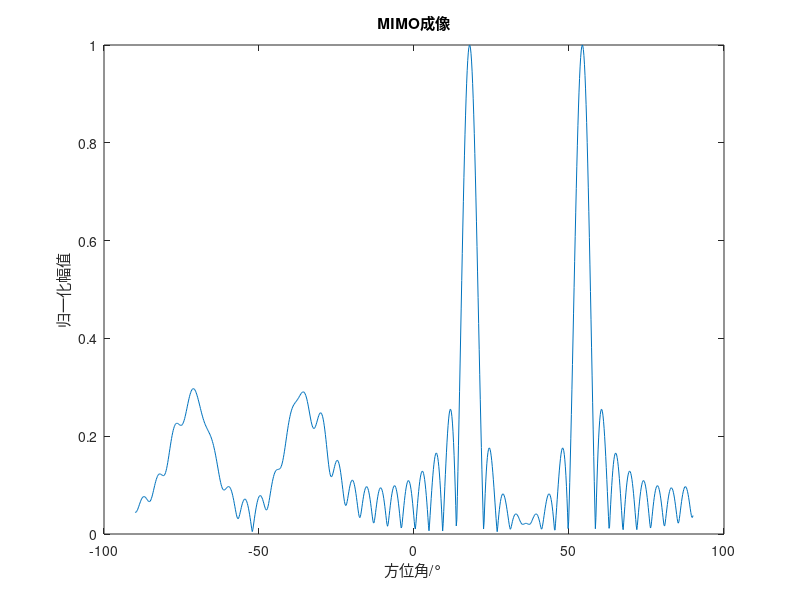
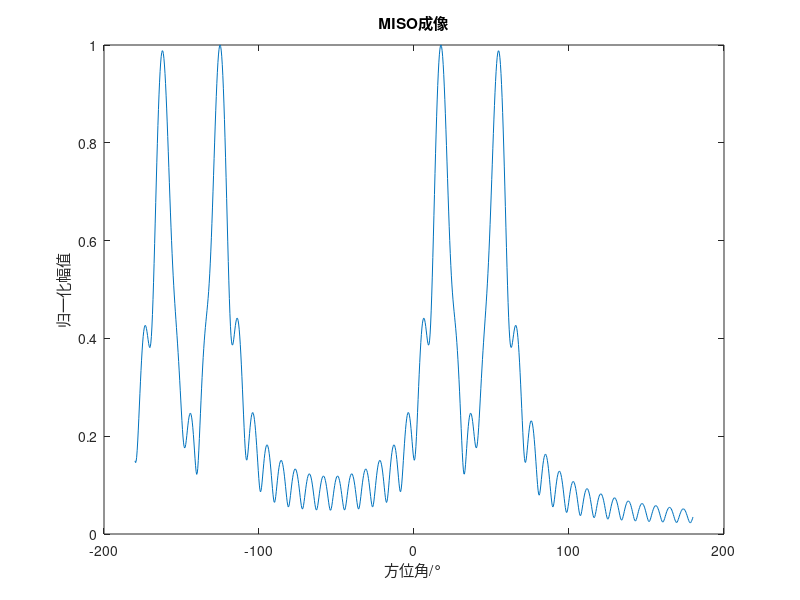

Write MATLAB code to recreate these figures, in order.
clc;clear;close all;
%% 基础参数
c = 299792458;              % 光速
f0 = 9e9;                   % 频率
lambda = c / f0 ;           % 波长
k = 2.0 * pi / lambda;      % 波数

arr_radius = 25 * lambda;   % 天线半径
arr_number = 16;            % 天线数量

moderange = 20;
deltamode = 0.5;
%% 反射点
target_num = 2;
target_radius = [500,500] * lambda;
target_elevation = [0.3,0.3] * pi;
target_azimuth = [0.1,0.3] * pi;
rcs = ones(1,target_num);

%%回波信号生成
modes = -moderange:deltamode:moderange;
echo_mimo = zeros(1,length(modes));
echo_miso = zeros(1,length(modes));

for count = 1:length(modes)
    mode = modes(count);

    echo_mimo(count) = arr_number^2.0 * exp(1i * mode * pi) * rcs ...
                .* exp(-1i * 2.0 * k * target_radius) ./ (target_radius .^ 2.0) ...
                .* exp(1i * 2.0 * mode * target_azimuth) ...
                * besselj(mode, k * arr_radius' .* sin(target_elevation')) .^ 2.0;

    echo_miso(count) = arr_number * exp(1i * mode * pi / 2.0) * rcs ...
                .* exp(-1i * 2.0 * k * target_radius) ./ (target_radius .^ 2.0) ...
                .* exp(1i * mode * target_azimuth) ...
                * besselj(mode, k * arr_radius' * sin(target_elevation'));
    
end

%%FFT与成像处理
N = 2048;
echo_mimo_fft = fft(echo_mimo,N);
echo_mimo_y = abs(echo_mimo_fft)/max(abs(echo_mimo_fft));
echo_mimo_x = linspace(-90 , 90 , N * deltamode);

%echo_miso_hilbert = hilbert((echo_miso));
echo_miso_fft = fft(echo_miso,N);
echo_miso_y = abs(echo_miso_fft)/max(abs(echo_miso_fft));
echo_miso_x = linspace(-180 , 180 , N * deltamode);


figure(1);
plot(echo_mimo_x,echo_mimo_y(1:N*deltamode));
xlabel('方位角/°');
ylabel('归一化幅值');
title('MIMO成像');

figure(2);
plot(echo_miso_x,echo_miso_y(1:N*deltamode));
xlabel('方位角/°');
ylabel('归一化幅值');
title('MISO成像');

